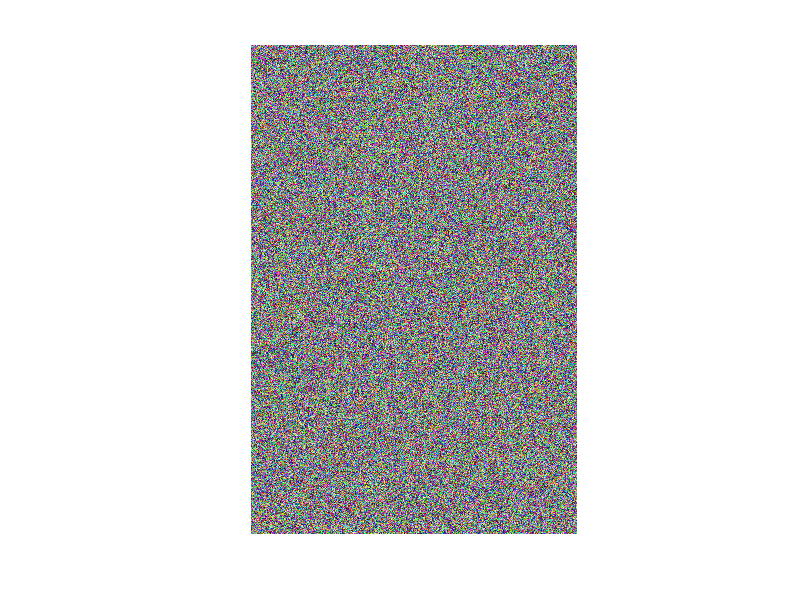

Recreate this plot in MATLAB. (Note: this script raises an error after producing the figure.)
close all
testGen = 100;

ima=uint8(randi([0,255],900,600,3));
fig=figure;
ax=axes(fig);
imshow(ima,'Border','tight','Parent',ax)
storage1 = uint8(zeros(900,600,3,testGen));
storage2 = uint8(zeros(900,600,3,testGen));
Frame_Collection = struct('cdata', cell(1,testGen), 'colormap', cell(1,testGen));

tic
for i=1:testGen
    [a,b] = getframe(ax);
    storage1(:,:,:,i) = a;
    Frame_Collection(i) = getframe(ax);
    imshow(uint8(randi([0,255],900,600,3)),'Parent',ax)
end
test_Suite1 = toc



% %write the movie
% Movie = VideoWriter('test1','MPEG-4');
% Movie.FrameRate = 10;
% Movie.Quality = 100;
% 
% open(Movie)
% writeVideo(Movie,Frame_Collection)
% close(Movie)

Frame_Collection = struct('cdata', cell(1,testGen), 'colormap', cell(1,testGen));

tic
for i=1:testGen
     %t=ax.Children.CData;
     %storage1(:,:,:,i) = t;  
     Frame_Collection(i).cdata = ax.Children.CData;
     imshow(uint8(randi([0,255],900,600,3)),'Parent',ax)
end
test_Suite2 = toc
% %write the movie
% Movie = VideoWriter('test2','Archival');
% Movie.FrameRate = 10;
% %Movie.Quality = 100;
% 
% open(Movie)
% writeVideo(Movie,Frame_Collection)
% close(Movie)



%     isequal(a,ax.Children.CData)
%     sum(ax.Children.CData==a,'all')/(size(ima,1)*size(ima,2)*size(ima,3))
